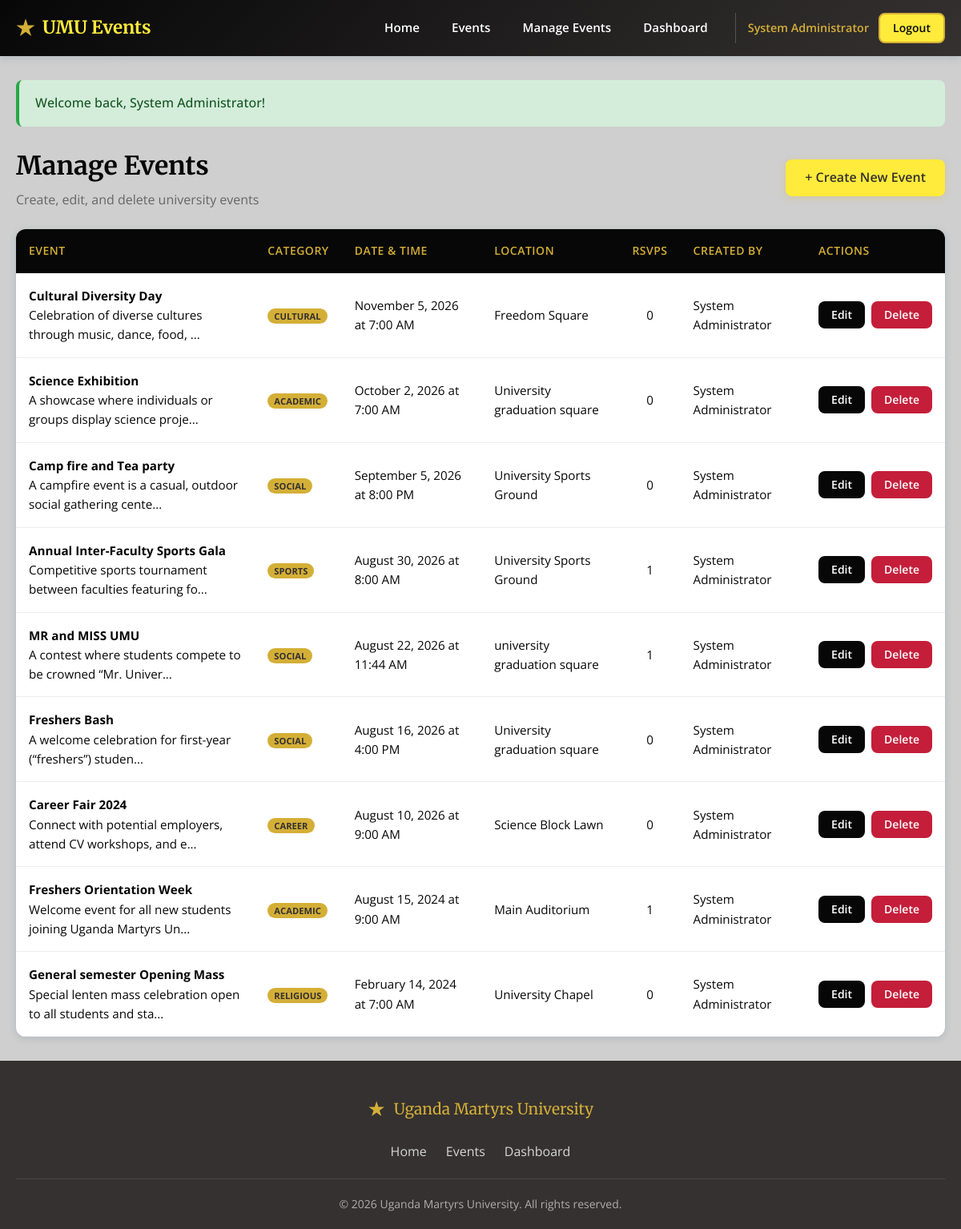
The app's page /final_assessment_project/admin/events.php (signed in) with its own data.
### tables this page shows
CREATE TABLE IF NOT EXISTS `events` (
  `id` int NOT NULL AUTO_INCREMENT,
  `title` varchar(200) NOT NULL,
  `description` text,
  `category` enum('Academic','Sports','Cultural','Religious','Social','Career') NOT NULL DEFAULT 'Academic',
  `event_date` datetime NOT NULL,
  `location` varchar(200) DEFAULT NULL,
  `image_url` varchar(500) DEFAULT NULL,
  `created_by` int NOT NULL,
  `created_at` timestamp NULL DEFAULT CURRENT_TIMESTAMP,
  `updated_at` timestamp NULL DEFAULT CURRENT_TIMESTAMP ON UPDATE CURRENT_TIMESTAMP,
  PRIMARY KEY (`id`),
  KEY `created_by` (`created_by`)
);

CREATE TABLE IF NOT EXISTS `users` (
  `id` int NOT NULL AUTO_INCREMENT,
  `full_name` varchar(100) NOT NULL,
  `email` varchar(100) NOT NULL,
  `password_hash` varchar(255) NOT NULL,
  `role` enum('student','admin') DEFAULT 'student',
  `reset_token` varchar(64) DEFAULT NULL,
  `reset_expires` datetime DEFAULT NULL,
  `created_at` timestamp NULL DEFAULT CURRENT_TIMESTAMP,
  `updated_at` timestamp NULL DEFAULT CURRENT_TIMESTAMP ON UPDATE CURRENT_TIMESTAMP,
  PRIMARY KEY (`id`),
  UNIQUE KEY `email` (`email`)
);

### final_assessment_project/includes/functions.php (called while the page is built, shortened)
<?php
function generateCSRFToken() {
    return $_SESSION['csrf_token'];
}
function getFlashMessage() {
    if (isset($_SESSION['flash'])) {
        $flash = $_SESSION['flash'];
        return $flash;
    }
    return null;
}
function formatDate($date) {
    return date('F j, Y \a\t g:i A', strtotime($date));
}

### final_assessment_project/admin/events.php (the view, shortened to what this page needs)
<?php
require_once __DIR__ . '/../includes/functions.php';
$pdo = getDBConnection();
try {
    $stmt = $pdo->prepare("
        SELECT e.*, u.full_name as creator_name,
               (SELECT COUNT(*) FROM rsvps WHERE event_id = e.id AND status = 'attending') as rsvp_count
        FROM events e
        LEFT JOIN users u ON e.created_by = u.id
        ORDER BY e.event_date DESC
    ");
    $stmt->execute();
    $events = $stmt->fetchAll();
} catch (PDOException $e) {
    $events = [];
}
$flash = getFlashMessage();
$csrfToken = generateCSRFToken();
?>
<?php include __DIR__ . '/../includes/header.php'; ?>
<?php if ($flash): ?>
    <div class="alert alert-<?php echo $flash['type']; ?> mb-3">
        <?php echo $flash['message']; ?>
    </div>
<?php endif; ?>
<div class="manage-header">
    <div>
        <h1>Manage Events</h1>
        <p>Create, edit, and delete university events</p>
    </div>
    <a href="create_event.php" class="btn btn-primary">+ Create New Event</a>
</div>
<?php if (empty($events)): ?>
    <div class="empty-state">
        <div class="empty-state-icon">&#128197;</div>
        <h3>No events yet</h3>
        <p>Get started by creating your first university event.</p>
        <a href="create_event.php" class="btn btn-primary mt-2">Create Event</a>
    </div>
<?php else: ?>
    <div class="table-container">
        <table class="data-table">
            <thead>
                <tr>
                    <th>Event</th>
                    <th>Category</th>
                    <th>Date & Time</th>
                    <th>Location</th>
                    <th class="text-center">RSVPs</th>
                    <th>Created By</th>
                    <th class="actions-col">Actions</th>
                </tr>
            </thead>
            <tbody>
                <?php foreach ($events as $event): ?>
                    <tr>
                        <td>
                            <strong class="event-table-title"><?php echo htmlspecialchars($event['title']); ?></strong>
                            <p class="event-table-desc">
                                <?php echo htmlspecialchars(substr($event['description'], 0, 60)); ?>...
                            </p>
                        </td>
                        <td>
                            <span class="category-tag"><?php echo $event['category']; ?></span>
                        </td>
                        <td><?php echo formatDate($event['event_date']); ?></td>
                        <td><?php echo htmlspecialchars($event['location']); ?></td>
                        <td class="text-center">
                            <span class="rsvp-count"><?php echo $event['rsvp_count']; ?></span>
                        </td>
                        <td><?php echo htmlspecialchars($event['creator_name'] ?? 'Unknown'); ?></td>
                        <td>
                            <div class="actions">
                                <a href="edit_event.php?id=<?php echo $event['id']; ?>" class="btn btn-secondary btn-sm">Edit</a>
                                <a href="events.php?delete_id=<?php echo $event['id']; ?>&csrf_token=<?php echo $csrfToken; ?>"
                                   class="btn btn-danger btn-sm"
                                   onclick="return confirm('Are you sure you want to delete this event?');">Delete</a>
                            </div>
                        </td>
                    </tr>
                <?php endforeach; ?>
            </tbody>
        </table>
    </div>
<?php endif; ?>
<?php include __DIR__ . '/../includes/footer.php'; ?>

### final_assessment_project/css/style.css (style rules this page uses)
:root { --umu-navy: #070707; --umu-navy-light: #3d3939; --umu-navy-dark: #353131; --umu-gold: #D4AF37; --umu-gold-light: #E5C158; --umu-gold-dark: #B8962E; --umu-red: #C41E3A; --umu-red-light: #D43852; --umu-white: #FFFFFF; --umu-gray: #F5F5F5; --umu-gray-dark: #666666; --umu-text: #070707; --shadow: 0 2px 10px rgba(0,51,102,0.15); --shadow-lg: 0 8px 30px rgba(0,51,102,0.2); --radius: 8px; --radius-lg: 12px; --transition: all 0.3s ease; }
* { margin: 0; padding: 0; box-sizing: border-box; }
body { font-family: 'Open Sans', sans-serif; color: var(--umu-text); background-color: #9e9e9e7d; line-height: 1.6; min-height: 100vh; display: flex; flex-direction: column; }
.btn { display: inline-flex; align-items: center; justify-content: center; gap: 8px; padding: 10px 24px; border: none; border-radius: var(--radius); font-family: inherit; font-size: 1rem; font-weight: 600; cursor: pointer; text-decoration: none; transition: var(--transition); }
.btn-primary { background: linear-gradient(135deg, #FFEB3B 0%, #FFEB3B 100% 100%); color: var(--umu-navy-dark); box-shadow: 0 2px 8px rgba(212, 175, 55, 0.3); }
.btn-secondary { background: var(--umu-navy); color: var(--umu-white); }
.btn-danger { background: var(--umu-red); color: var(--umu-white); }
.btn-sm { padding: 6px 16px; font-size: 0.875rem; }
.alert { padding: 16px 20px; border-radius: var(--radius); margin-bottom: 20px; font-weight: 500; display: flex; align-items: center; gap: 10px; }
.alert-success { background: #d4edda; color: #155724; border-left: 4px solid #28a745; }
.table-container { background: var(--umu-white); border-radius: var(--radius-lg); box-shadow: var(--shadow); overflow: hidden; overflow-x: auto; }
.data-table { width: 100%; border-collapse: collapse; }
.data-table th { background: var(--umu-navy); color: var(--umu-gold); padding: 16px; text-align: left; font-weight: 600; font-size: 0.875rem; text-transform: uppercase; letter-spacing: 0.5px; }
.data-table td { padding: 16px; border-bottom: 1px solid #eee; font-size: 0.95rem; }
.data-table .actions { display: flex; gap: 8px; }
.category-tag { background: var(--umu-gold); color: var(--umu-navy-dark); padding: 2px 8px; border-radius: 12px; font-size: 0.7rem; font-weight: 700; text-transform: uppercase; }
.manage-header { display: flex; justify-content: space-between; align-items: center; margin-bottom: 24px; flex-wrap: wrap; gap: 12px; }
.manage-header h1 { color: var(--umu-navy); font-family: 'Merriweather', serif; margin-bottom: 4px; }
.manage-header p { color: var(--umu-gray-dark); }
.text-center { text-align: center; }
.mb-3 { margin-bottom: 24px; }

### records on screen
events: title "Cultural Diversity Day", description "Celebration of diverse cultures through music, dance, food,", category "CULTURAL", event_date "November 5, 2026 at 7:00 AM", location "Freedom Square", rsvp_count "0", users.full_name "System Administrator"
events: title "Science Exhibition", description "A showcase where individuals or groups display science proje", category "ACADEMIC", event_date "October 2, 2026 at 7:00 AM", location "University graduation square", rsvp_count "0", users.full_name "System Administrator"
events: title "Camp fire and Tea party", description "A campfire event is a casual, outdoor social gathering cente", category "SOCIAL", event_date "September 5, 2026 at 8:00 PM", location "University Sports Ground", rsvp_count "0", users.full_name "System Administrator"
events: title "Annual Inter-Faculty Sports Gala", description "Competitive sports tournament between faculties featuring fo", category "SPORTS", event_date "August 30, 2026 at 8:00 AM", location "University Sports Ground", rsvp_count "1", users.full_name "System Administrator"
events: title "MR and MISS UMU", description "A contest where students compete to be crowned “Mr. Univer", category "SOCIAL", event_date "August 22, 2026 at 11:44 AM", location "university graduation square", rsvp_count "1", users.full_name "System Administrator"
events: title "Freshers Bash", description "A welcome celebration for first-year (“freshers”) studen", category "SOCIAL", event_date "August 16, 2026 at 4:00 PM", location "University graduation square", rsvp_count "0", users.full_name "System Administrator"
events: title "Career Fair 2024", description "Connect with potential employers, attend CV workshops, and e", category "CAREER", event_date "August 10, 2026 at 9:00 AM", location "Science Block Lawn", rsvp_count "0", users.full_name "System Administrator"
events: title "Freshers Orientation Week", description "Welcome event for all new students joining Uganda Martyrs Un", category "ACADEMIC", event_date "August 15, 2024 at 9:00 AM", location "Main Auditorium", rsvp_count "1", users.full_name "System Administrator"
events: title "General semester Opening Mass", description "Special lenten mass celebration open to all students and sta", category "RELIGIOUS", event_date "February 14, 2024 at 7:00 AM", location "University Chapel", rsvp_count "0", users.full_name "System Administrator"

### other values on screen
$_SESSION['user_name'] "System Administrator"
$flash['message'] "Welcome back, System Administrator!"
